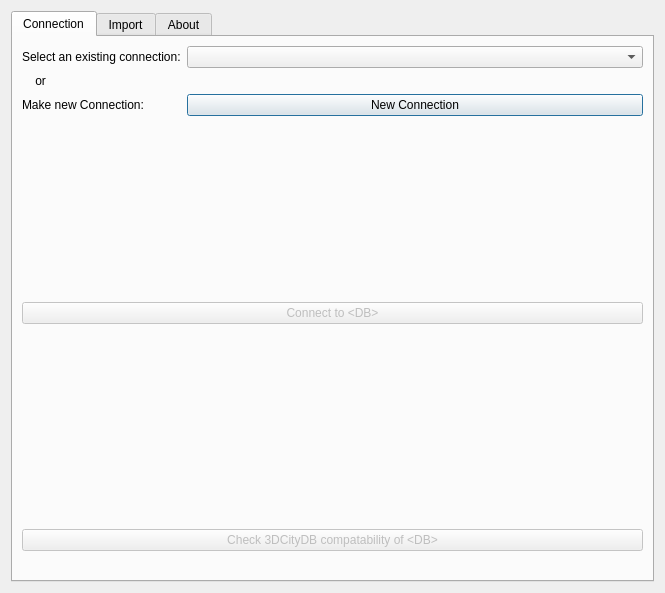
<?xml version="1.0" encoding="UTF-8"?>
<ui version="4.0">
 <class>DBLoaderDialogBase</class>
 <widget class="QDialog" name="DBLoaderDialogBase">
  <property name="geometry">
   <rect>
    <x>0</x>
    <y>0</y>
    <width>665</width>
    <height>593</height>
   </rect>
  </property>
  <property name="minimumSize">
   <size>
    <width>0</width>
    <height>0</height>
   </size>
  </property>
  <property name="windowTitle">
   <string>3DCityDB-Loader</string>
  </property>
  <property name="windowIcon">
   <iconset>
    <normaloff>icon.png</normaloff>icon.png</iconset>
  </property>
  <property name="sizeGripEnabled">
   <bool>false</bool>
  </property>
  <property name="modal">
   <bool>false</bool>
  </property>
  <layout class="QVBoxLayout" name="verticalLayout_2">
   <item>
    <widget class="QTabWidget" name="wdgMain">
     <property name="enabled">
      <bool>true</bool>
     </property>
     <property name="sizePolicy">
      <sizepolicy hsizetype="Ignored" vsizetype="Ignored">
       <horstretch>0</horstretch>
       <verstretch>0</verstretch>
      </sizepolicy>
     </property>
     <property name="minimumSize">
      <size>
       <width>0</width>
       <height>0</height>
      </size>
     </property>
     <property name="currentIndex">
      <number>0</number>
     </property>
     <property name="documentMode">
      <bool>false</bool>
     </property>
     <property name="tabsClosable">
      <bool>false</bool>
     </property>
     <property name="movable">
      <bool>false</bool>
     </property>
     <property name="tabBarAutoHide">
      <bool>false</bool>
     </property>
     <widget class="QWidget" name="tbConn">
      <attribute name="icon">
       <iconset>
        <normaloff>Postgresql_elephant.svg</normaloff>Postgresql_elephant.svg</iconset>
      </attribute>
      <attribute name="title">
       <string>Connection</string>
      </attribute>
      <layout class="QVBoxLayout" name="verticalLayout">
       <item>
        <layout class="QFormLayout" name="formLayout_4">
         <item row="0" column="0">
          <widget class="QLabel" name="lblConnToExist">
           <property name="text">
            <string>Select an existing connection:</string>
           </property>
          </widget>
         </item>
         <item row="0" column="1">
          <widget class="QComboBox" name="cbxConnToExist">
           <property name="toolTip">
            <string>uylilu</string>
           </property>
           <property name="accessibleName">
            <string/>
           </property>
           <property name="autoFillBackground">
            <bool>false</bool>
           </property>
           <property name="editable">
            <bool>false</bool>
           </property>
           <property name="currentText">
            <string/>
           </property>
           <property name="frame">
            <bool>true</bool>
           </property>
          </widget>
         </item>
         <item row="1" column="0" colspan="2">
          <widget class="QLabel" name="lblOr">
           <property name="text">
            <string>    or</string>
           </property>
          </widget>
         </item>
         <item row="2" column="0">
          <widget class="QLabel" name="lblNewConn">
           <property name="text">
            <string>Make new Connection:</string>
           </property>
          </widget>
         </item>
         <item row="2" column="1">
          <widget class="QPushButton" name="btnNewConn">
           <property name="enabled">
            <bool>true</bool>
           </property>
           <property name="text">
            <string>New Connection</string>
           </property>
           <property name="checkable">
            <bool>false</bool>
           </property>
           <property name="checked">
            <bool>false</bool>
           </property>
          </widget>
         </item>
        </layout>
       </item>
       <item>
        <spacer name="verticalSpacer_2">
         <property name="orientation">
          <enum>Qt::Vertical</enum>
         </property>
         <property name="sizeHint" stdset="0">
          <size>
           <width>20</width>
           <height>40</height>
          </size>
         </property>
        </spacer>
       </item>
       <item>
        <widget class="QPushButton" name="btnCheckConn">
         <property name="enabled">
          <bool>false</bool>
         </property>
         <property name="text">
          <string>Connect to &lt;DB&gt;</string>
         </property>
        </widget>
       </item>
       <item>
        <widget class="QLabel" name="lblConnection">
         <property name="text">
          <string/>
         </property>
        </widget>
       </item>
       <item>
        <spacer name="verticalSpacer">
         <property name="orientation">
          <enum>Qt::Vertical</enum>
         </property>
         <property name="sizeHint" stdset="0">
          <size>
           <width>20</width>
           <height>40</height>
          </size>
         </property>
        </spacer>
       </item>
       <item>
        <widget class="QPushButton" name="btnCeckCityDB">
         <property name="enabled">
          <bool>false</bool>
         </property>
         <property name="text">
          <string>Check 3DCityDB compatability of &lt;DB&gt;</string>
         </property>
        </widget>
       </item>
       <item>
        <widget class="QLabel" name="lblCityDbStatus">
         <property name="text">
          <string/>
         </property>
        </widget>
       </item>
      </layout>
     </widget>
     <widget class="QWidget" name="tbImport">
      <property name="enabled">
       <bool>false</bool>
      </property>
      <attribute name="icon">
       <iconset>
        <normaloff>../../../../../../../../../Desktop/Thesis_3DCityDB_plugin/cover page/3DCityDB_Logo.png</normaloff>../../../../../../../../../Desktop/Thesis_3DCityDB_plugin/cover page/3DCityDB_Logo.png</iconset>
      </attribute>
      <attribute name="title">
       <string>Import</string>
      </attribute>
      <layout class="QGridLayout" name="gridLayout">
       <item row="0" column="0">
        <layout class="QVBoxLayout" name="verticalLayout_12">
         <item>
          <widget class="QGroupBox" name="grbSchema">
           <property name="title">
            <string>Schema</string>
           </property>
           <layout class="QVBoxLayout" name="verticalLayout_7">
            <item>
             <layout class="QFormLayout" name="formLayout_9">
              <item row="0" column="0">
               <widget class="QLabel" name="lblScema">
                <property name="text">
                 <string>Select Schema:</string>
                </property>
               </widget>
              </item>
              <item row="0" column="1">
               <widget class="QComboBox" name="cbxScema"/>
              </item>
             </layout>
            </item>
           </layout>
          </widget>
         </item>
         <item>
          <widget class="QGroupBox" name="grbFeature">
           <property name="title">
            <string>CityObject Feature</string>
           </property>
           <layout class="QVBoxLayout" name="verticalLayout_10">
            <item>
             <layout class="QFormLayout" name="formLayout_10">
              <item row="0" column="0">
               <widget class="QLabel" name="lvlFeature">
                <property name="text">
                 <string>Select feature:</string>
                </property>
               </widget>
              </item>
              <item row="0" column="1">
               <widget class="QComboBox" name="qcbxFeature"/>
              </item>
             </layout>
            </item>
           </layout>
          </widget>
         </item>
         <item>
          <widget class="QGroupBox" name="grbExtent">
           <property name="title">
            <string>Extent</string>
           </property>
           <layout class="QVBoxLayout" name="verticalLayout_9">
            <item>
             <layout class="QFormLayout" name="formLayout_17">
              <item row="1" column="1">
               <widget class="QgsExtentGroupBox" name="qgrbExtent">
                <property name="enabled">
                 <bool>false</bool>
                </property>
                <property name="autoFillBackground">
                 <bool>false</bool>
                </property>
                <property name="title">
                 <string/>
                </property>
                <property name="flat">
                 <bool>false</bool>
                </property>
                <property name="checkable">
                 <bool>false</bool>
                </property>
                <property name="collapsed">
                 <bool>false</bool>
                </property>
               </widget>
              </item>
              <item row="1" column="0">
               <widget class="QLabel" name="lblExtent">
                <property name="text">
                 <string>Select extent:</string>
                </property>
               </widget>
              </item>
             </layout>
            </item>
           </layout>
          </widget>
         </item>
         <item>
          <widget class="QGroupBox" name="grbGeometry">
           <property name="title">
            <string>Geometry</string>
           </property>
           <layout class="QVBoxLayout" name="verticalLayout_8">
            <item>
             <layout class="QFormLayout" name="formLayout_6">
              <item row="0" column="0">
               <widget class="QLabel" name="lblGeometryLvl">
                <property name="text">
                 <string>Select geometry level:</string>
                </property>
               </widget>
              </item>
              <item row="0" column="1">
               <widget class="QComboBox" name="cbxGeometryLvl"/>
              </item>
             </layout>
            </item>
            <item>
             <layout class="QFormLayout" name="formLayout_7">
              <item row="0" column="0">
               <widget class="QLabel" name="lblGeometryType">
                <property name="text">
                 <string>Select geometry type:</string>
                </property>
               </widget>
              </item>
              <item row="0" column="1">
               <widget class="QComboBox" name="cbxGeomteryType"/>
              </item>
             </layout>
            </item>
           </layout>
          </widget>
         </item>
        </layout>
       </item>
       <item row="1" column="0">
        <widget class="QPushButton" name="btnImport">
         <property name="enabled">
          <bool>false</bool>
         </property>
         <property name="text">
          <string>Import &lt;feature&gt; feature</string>
         </property>
        </widget>
       </item>
      </layout>
     </widget>
     <widget class="QWidget" name="tbAbout">
      <attribute name="title">
       <string>About</string>
      </attribute>
      <widget class="QWidget" name="verticalLayoutWidget_2">
       <property name="geometry">
        <rect>
         <x>10</x>
         <y>10</y>
         <width>631</width>
         <height>471</height>
        </rect>
       </property>
       <layout class="QVBoxLayout" name="verticalLayout_13">
        <item>
         <widget class="QTextEdit" name="txtAbout">
          <property name="html">
           <string>&lt;!DOCTYPE HTML PUBLIC &quot;-//W3C//DTD HTML 4.0//EN&quot; &quot;http://www.w3.org/TR/REC-html40/strict.dtd&quot;&gt;
&lt;html&gt;&lt;head&gt;&lt;meta name=&quot;qrichtext&quot; content=&quot;1&quot; /&gt;&lt;style type=&quot;text/css&quot;&gt;
p, li { white-space: pre-wrap; }
&lt;/style&gt;&lt;/head&gt;&lt;body style=&quot; font-family:'Ubuntu'; font-size:11pt; font-weight:400; font-style:normal;&quot;&gt;
&lt;p style=&quot; margin-top:0px; margin-bottom:0px; margin-left:0px; margin-right:0px; -qt-block-indent:0; text-indent:0px;&quot;&gt;name=3DCityDB-Loader&lt;/p&gt;
&lt;p style=&quot; margin-top:0px; margin-bottom:0px; margin-left:0px; margin-right:0px; -qt-block-indent:0; text-indent:0px;&quot;&gt;qgisMinimumVersion=3.0&lt;/p&gt;
&lt;p style=&quot; margin-top:0px; margin-bottom:0px; margin-left:0px; margin-right:0px; -qt-block-indent:0; text-indent:0px;&quot;&gt;description=This is an experimental plugin for 3DCityDB data visualization and manipulation.&lt;/p&gt;
&lt;p style=&quot; margin-top:0px; margin-bottom:0px; margin-left:0px; margin-right:0px; -qt-block-indent:0; text-indent:0px;&quot;&gt;version=0.1&lt;/p&gt;
&lt;p style=&quot; margin-top:0px; margin-bottom:0px; margin-left:0px; margin-right:0px; -qt-block-indent:0; text-indent:0px;&quot;&gt;author=Konstantinos Pantelios&lt;/p&gt;
&lt;p style=&quot; margin-top:0px; margin-bottom:0px; margin-left:0px; margin-right:0px; -qt-block-indent:0; text-indent:0px;&quot;&gt;email=konstantinospantelios@yahoo.com&lt;/p&gt;
&lt;p style=&quot;-qt-paragraph-type:empty; margin-top:0px; margin-bottom:0px; margin-left:0px; margin-right:0px; -qt-block-indent:0; text-indent:0px;&quot;&gt;&lt;br /&gt;&lt;/p&gt;
&lt;p style=&quot; margin-top:0px; margin-bottom:0px; margin-left:0px; margin-right:0px; -qt-block-indent:0; text-indent:0px;&quot;&gt;about=Relational database are very good at storing and handling massive amount of data, however everyday users often find it hard to navigate, explore and work with data directly from the database. This plugin can be used to bring 3DCityDB data into the more widespread and straitforward world of QGIS.&lt;/p&gt;
&lt;p style=&quot;-qt-paragraph-type:empty; margin-top:0px; margin-bottom:0px; margin-left:0px; margin-right:0px; -qt-block-indent:0; text-indent:0px;&quot;&gt;&lt;br /&gt;&lt;/p&gt;
&lt;p style=&quot; margin-top:0px; margin-bottom:0px; margin-left:0px; margin-right:0px; -qt-block-indent:0; text-indent:0px;&quot;&gt;tracker=https://github.com/Konstantinos-Pantelios/3DCityDB-QGIS-Loader&lt;/p&gt;
&lt;p style=&quot; margin-top:0px; margin-bottom:0px; margin-left:0px; margin-right:0px; -qt-block-indent:0; text-indent:0px;&quot;&gt;repository=https://github.com/Konstantinos-Pantelios/3DCityDB-QGIS-Loader&lt;/p&gt;&lt;/body&gt;&lt;/html&gt;</string>
          </property>
         </widget>
        </item>
       </layout>
      </widget>
     </widget>
    </widget>
   </item>
  </layout>
 </widget>
 <customwidgets>
  <customwidget>
   <class>QgsCollapsibleGroupBox</class>
   <extends>QGroupBox</extends>
   <header>qgscollapsiblegroupbox.h</header>
   <container>1</container>
  </customwidget>
  <customwidget>
   <class>QgsExtentGroupBox</class>
   <extends>QgsCollapsibleGroupBox</extends>
   <header>qgsextentgroupbox.h</header>
   <container>1</container>
  </customwidget>
 </customwidgets>
 <resources/>
 <connections/>
</ui>
